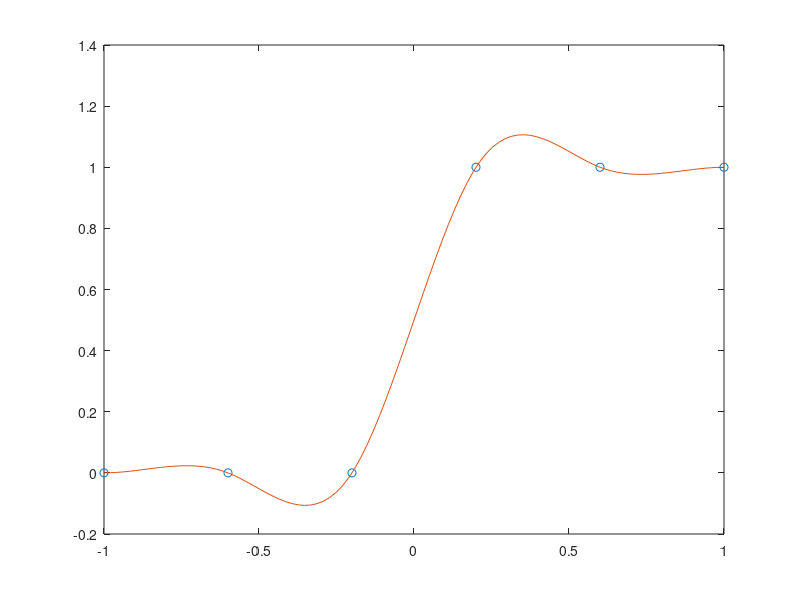

This figure's MATLAB source:
yc=[0,0,0,0,1,1,1,0]
x=[-1, -0.6,-0.2,0.2,0.6,1]
y=[0,0,0,1,1,1]
xx=linspace(-1,1)
yyc=spline(x,yc,xx)
x1=linspace(-1,0)
x2=linspace(0,1)
y1=0
y2=1
plot(x,y,'o',xx,yyc,x1,y1,'--',x2,y2,'--')
